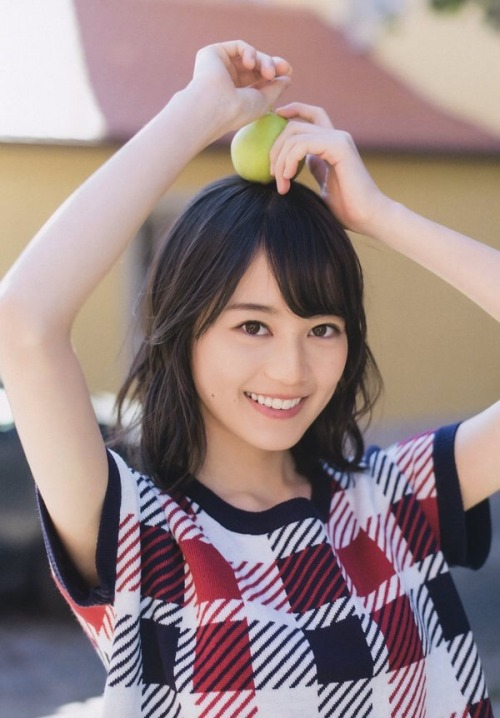
#> input picture face_gui/test.jpg, 500 x 718 px
$ python face_cogn.py
#> lines starting #> are read from the running program, lines starting #| are printed output that depends on the picture; after the words box and inside, x2 and y2 are one past the last pixel; in counts of white or black regions, pixels touching at a corner belong together
import urllib.request as req
import cv2
import matplotlib.pyplot as plt


url = "http://imgcc.naver.jp/kaze/mission/USER/20180519/35/3012705/157/500x718xedab7ba7e203cd7576d12004.jpg"
req.urlretrieve(url, "test.jpg")
#> (this line was passed over: the network is not available in this run)

origin_img = cv2.imread("test.jpg")
#> origin_img is the input picture: shape (718, 500, 3); mean B, G, R 130.4, 130.8, 150.4
img = origin_img.copy()
#plt.axis("off")
plt.imshow(cv2.cvtColor(img, cv2.COLOR_BGR2RGB))
plt.show()

# カスケードファイルを指定して、検出器を作成
cascade_file = "haarcascade_frontalface_alt.xml"
cascade = cv2.CascadeClassifier(cascade_file)
img_face = img

# 画像の読み込んでグレースケール
img_gray = cv2.cvtColor(img_face, cv2.COLOR_RGB2GRAY)
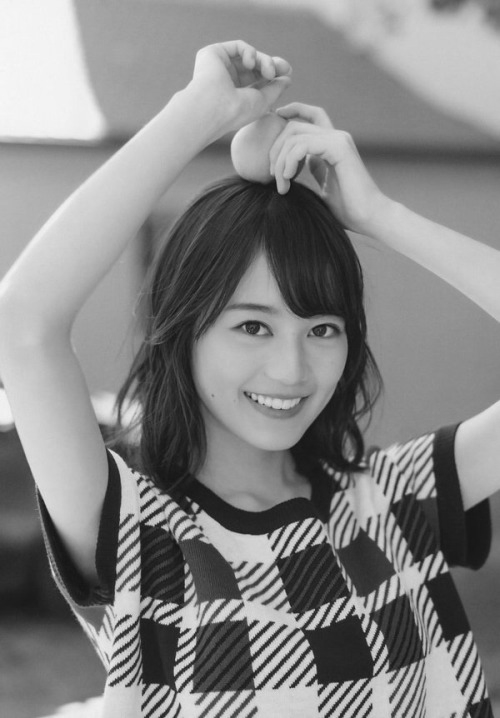
#> img_gray: shape (718, 500); min 18, max 248, mean 132.9
# 顔認識
face_list = cascade.detectMultiScale(img_gray, minSize=(150, 150))
#> face_list = [[194, 266, 177, 177]]
# 結果
if len(face_list) == 0:
    print("失敗")
    quit()

for (x, y, w, h) in face_list:
    print("顔の座標 = ", x, y, w, h)
    red = (0, 0, 255)
    cv2.rectangle(img_face, (x, y), (x + w, y + h), red, thickness=20)
#> this loop made 1 pass
#> (x, y, w, h, red) on pass 1: (194, 266, 177, 177, (0, 0, 255))
#| 顔の座標 =  194 266 177 177
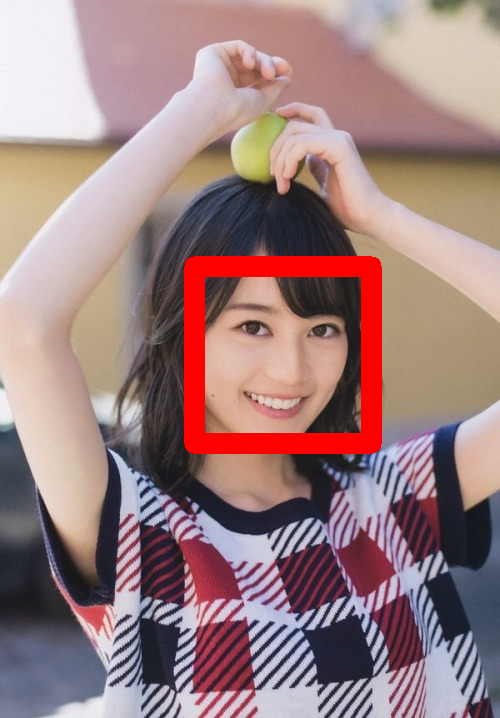
#> img_face: shape (718, 500, 3); 4.11% of pixels changed, all inside (x1, y1, x2, y2) = (184, 256, 382, 454)

# 出力
plt.imshow(cv2.cvtColor(img_face, cv2.COLOR_BGR2RGB))
plt.show()

cv2.imwrite("out.jpg", img)

#切り取り
img_face_ex = origin_img[y:y+h, x:x+w]
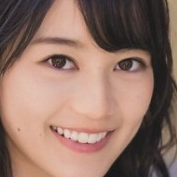
#> img_face_ex: shape (177, 177, 3); mean B, G, R 102.7, 115, 145.3
plt.imshow(cv2.cvtColor(img_face_ex, cv2.COLOR_BGR2RGB))
plt.show()
#保存
cv2.imwrite("out_face.jpg", img_face_ex
            )
